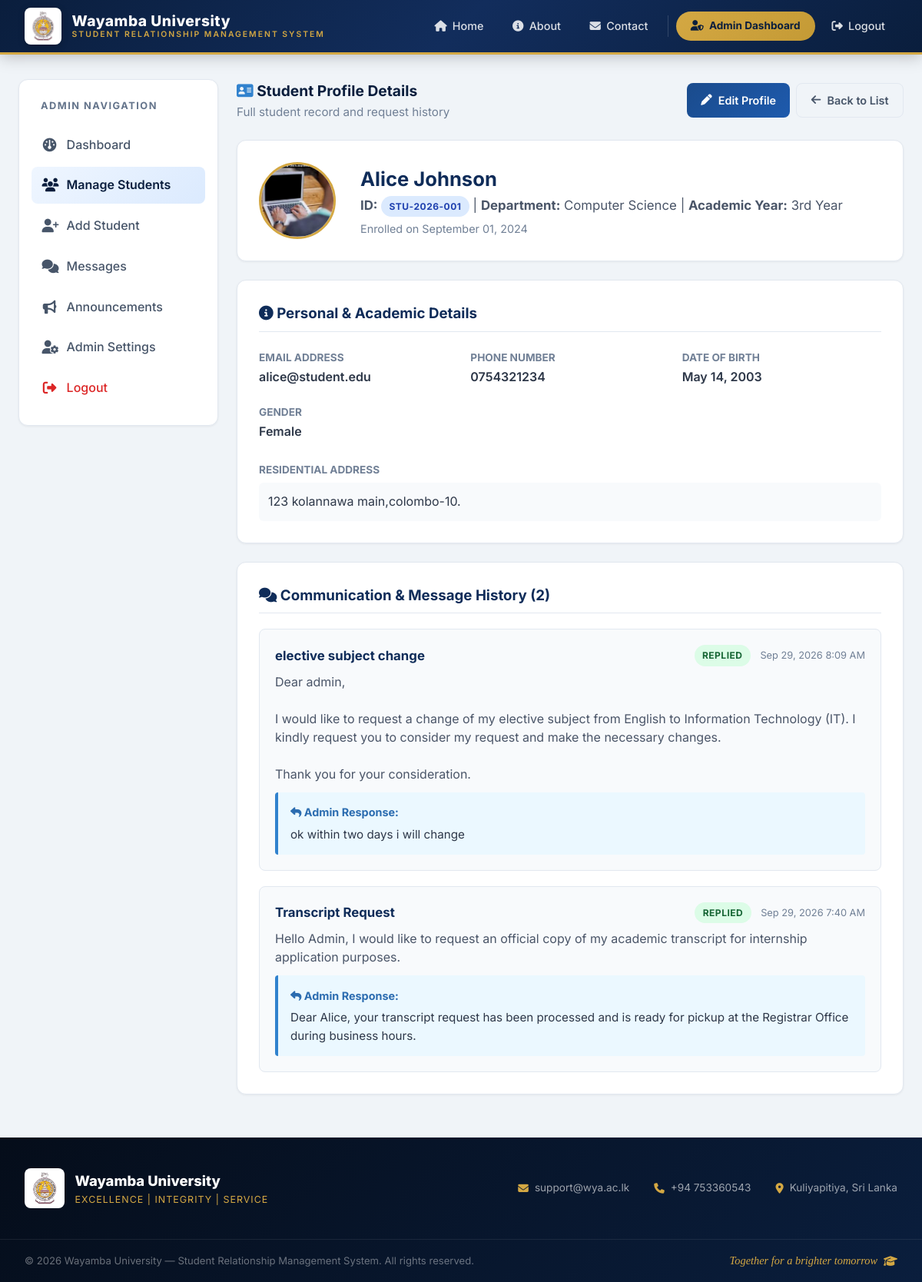
Screenshot of /admin/view_student.php?id=1 (signed in) with the database file from the repository.
### tables this page shows
CREATE TABLE `students` (
  `id` int(11) NOT NULL,
  `student_id` varchar(30) NOT NULL,
  `full_name` varchar(100) NOT NULL,
  `dob` date NOT NULL,
  `gender` enum('Male','Female','Other') NOT NULL,
  `email` varchar(100) NOT NULL,
  `phone` varchar(20) NOT NULL,
  `address` text NOT NULL,
  `department` varchar(100) NOT NULL,
  `academic_year` varchar(20) NOT NULL,
  `enrollment_date` date NOT NULL,
  `password` varchar(255) NOT NULL,
  `profile_image` varchar(255) DEFAULT NULL,
  `created_at` timestamp NOT NULL DEFAULT current_timestamp()
);

CREATE TABLE `messages` (
  `id` int(11) NOT NULL,
  `student_id` int(11) NOT NULL,
  `subject` varchar(255) NOT NULL,
  `message` text NOT NULL,
  `reply` text DEFAULT NULL,
  `status` enum('Pending','Replied') DEFAULT 'Pending',
  `created_at` timestamp NOT NULL DEFAULT current_timestamp()
);

### includes/auth.php (called while the page is built, shortened)
<?php
function isAdminLoggedIn() {
    return isset($_SESSION['admin_id']) && !empty($_SESSION['admin_id']);
}
?>

### config/database.php (called while the page is built, shortened)
<?php
function sanitize($data) {
    return htmlspecialchars(trim((string)$data), ENT_QUOTES, 'UTF-8');
}
?>

### admin/view_student.php (the view, shortened to what this page needs)
<?php
require_once __DIR__ . '/../config/database.php';
$student_id_param = (int)($_GET['id'] ?? 0);
$stmt = $pdo->prepare("SELECT * FROM students WHERE id = ? LIMIT 1");
$stmt->execute([$student_id_param]);
$student = $stmt->fetch();
$msgStmt = $pdo->prepare("SELECT * FROM messages WHERE student_id = ? ORDER BY created_at DESC");
$msgStmt->execute([$student_id_param]);
$messages = $msgStmt->fetchAll();
require_once __DIR__ . '/../includes/header.php';
?>
<div class="dashboard-layout">
    <div class="sidebar">
        <div class="sidebar-title">Admin Navigation</div>
        <ul class="sidebar-menu">
            <li><a href="dashboard.php"><i class="fa-solid fa-gauge"></i> Dashboard</a></li>
            <li><a href="students.php" class="active"><i class="fa-solid fa-users"></i> Manage Students</a></li>
            <li><a href="add_student.php"><i class="fa-solid fa-user-plus"></i> Add Student</a></li>
            <li><a href="messages.php"><i class="fa-solid fa-comments"></i> Messages</a></li>
            <li><a href="announcements.php"><i class="fa-solid fa-bullhorn"></i> Announcements</a></li>
            <li><a href="profile.php"><i class="fa-solid fa-user-gear"></i> Admin Settings</a></li>
            <li><a href="logout.php" style="color: var(--danger);"><i class="fa-solid fa-right-from-bracket"></i> Logout</a></li>
        </ul>
    </div>
    <div>
        <div class="card-header" style="border: none; padding-bottom: 0; margin-bottom: 1.5rem;">
            <div>
                <h2><i class="fa-solid fa-address-card" style="color: #3182ce;"></i> Student Profile Details</h2>
                <p style="color: #718096; font-size: 0.95rem;">Full student record and request history</p>
            </div>
            <div style="display: flex; gap: 0.5rem;">
                <a href="edit_student.php?id=<?php echo $student['id']; ?>" class="btn btn-secondary"><i class="fa-solid fa-pen"></i> Edit Profile</a>
                <a href="students.php" class="btn btn-outline"><i class="fa-solid fa-arrow-left"></i> Back to List</a>
            </div>
        </div>
        <div class="card" style="display: flex; gap: 2rem; align-items: center; flex-wrap: wrap;">
            <?php if (!empty($student['profile_image']) && file_exists('../assets/uploads/' . $student['profile_image'])): ?>
                <img src="../assets/uploads/<?php echo sanitize($student['profile_image']); ?>" alt="Profile Avatar" class="profile-avatar">
            <?php else: ?>
                <div class="profile-default-avatar">
                    <?php echo strtoupper(substr($student['full_name'], 0, 1)); ?>
                </div>
            <?php endif; ?>
            <div>
                <h2 style="color: #0f2c59; font-size: 1.6rem;"><?php echo sanitize($student['full_name']); ?></h2>
                <p style="color: #4a5568; font-size: 1.05rem;">
                    <strong>ID:</strong> <span class="badge badge-info"><?php echo sanitize($student['student_id']); ?></span> |
                    <strong>Department:</strong> <?php echo sanitize($student['department']); ?> |
                    <strong>Academic Year:</strong> <?php echo sanitize($student['academic_year']); ?>
                </p>
                <p style="color: #718096; font-size: 0.9rem; margin-top: 0.25rem;">
                    Enrolled on <?php echo date('F d, Y', strtotime($student['enrollment_date'])); ?>
                </p>
            </div>
        </div>
        <div class="card">
            <h3 style="color: #0f2c59; margin-bottom: 1.25rem; border-bottom: 1px solid #e2e8f0; padding-bottom: 0.5rem;">
                <i class="fa-solid fa-circle-info"></i> Personal & Academic Details
            </h3>
            <div class="form-row" style="row-gap: 1.25rem;">
                <div>
                    <strong style="color: #718096; font-size: 0.85rem; text-transform: uppercase;">Email Address</strong>
                    <div style="font-size: 1rem; color: #2d3748; font-weight: 600;"><?php echo sanitize($student['email']); ?></div>
                </div>
                <div>
                    <strong style="color: #718096; font-size: 0.85rem; text-transform: uppercase;">Phone Number</strong>
                    <div style="font-size: 1rem; color: #2d3748; font-weight: 600;"><?php echo sanitize($student['phone']); ?></div>
                </div>
                <div>
                    <strong style="color: #718096; font-size: 0.85rem; text-transform: uppercase;">Date of Birth</strong>
                    <div style="font-size: 1rem; color: #2d3748; font-weight: 600;"><?php echo date('M d, Y', strtotime($student['dob'])); ?></div>
                </div>
                <div>
                    <strong style="color: #718096; font-size: 0.85rem; text-transform: uppercase;">Gender</strong>
                    <div style="font-size: 1rem; color: #2d3748; font-weight: 600;"><?php echo sanitize($student['gender']); ?></div>
                </div>
            </div>
            <div style="margin-top: 1.5rem;">
                <strong style="color: #718096; font-size: 0.85rem; text-transform: uppercase;">Residential Address</strong>
                <div style="font-size: 1rem; color: #2d3748; background: #f8fafc; padding: 0.75rem; border-radius: 6px; margin-top: 0.25rem;">
                    <?php echo nl2br(sanitize($student['address'])); ?>
                </div>
            </div>
        </div>
        <div class="card">
            <h3 style="color: #0f2c59; margin-bottom: 1.25rem; border-bottom: 1px solid #e2e8f0; padding-bottom: 0.5rem;">
                <i class="fa-solid fa-comments"></i> Communication & Message History (<?php echo count($messages); ?>)
            </h3>
            <?php if (!empty($messages)): ?>
                <div style="display: flex; flex-direction: column; gap: 1.25rem;">
                    <?php foreach ($messages as $msg): ?>
                        <div style="background: #f8fafc; border: 1px solid #e2e8f0; border-radius: 8px; padding: 1.25rem;">
                            <div style="display: flex; justify-content: space-between; align-items: center; margin-bottom: 0.5rem;">
                                <h4 style="color: #0f2c59; font-size: 1.05rem;"><?php echo sanitize($msg['subject']); ?></h4>
                                <div>
                                    <?php if ($msg['status'] === 'Replied'): ?>
                                        <span class="badge badge-success">Replied</span>
                                    <?php else: ?>
                                        <span class="badge badge-warning">Pending Reply</span>
                                    <?php endif; ?>
                                    <span style="font-size: 0.8rem; color: #718096; margin-left: 0.5rem;"><?php echo date('M d, Y g:i A', strtotime($msg['created_at'])); ?></span>
                                </div>
                            </div>
                            <p style="color: #4a5568; margin-bottom: 0.75rem; line-height: 1.5;"><?php echo nl2br(sanitize($msg['message'])); ?></p>
                            <?php if (!empty($msg['reply'])): ?>
                                <div style="background: #ebf8ff; border-left: 4px solid #3182ce; padding: 0.85rem 1rem; border-radius: 4px; margin-top: 0.5rem;">
                                    <strong style="color: #2b6cb0; font-size: 0.9rem;"><i class="fa-solid fa-reply"></i> Admin Response:</strong>
                                    <p style="color: #2d3748; margin-top: 0.25rem; font-size: 0.95rem;"><?php echo nl2br(sanitize($msg['reply'])); ?></p>
                                </div>
                            <?php else: ?>
                                <a href="messages.php?reply_id=<?php echo $msg['id']; ?>" class="btn btn-secondary btn-sm" style="margin-top: 0.5rem;">
                                    <i class="fa-solid fa-reply"></i> Send Reply
                                </a>
                            <?php endif; ?>
                        </div>
                    <?php endforeach; ?>
                </div>
            <?php else: ?>
                <p style="color: #718096;">No messages sent by this student yet.</p>
            <?php endif; ?>
        </div>
    </div>
</div>
<?php require_once __DIR__ . '/../includes/footer.php'; ?>

### includes/header.php (shortened to what this page needs)
<?php
require_once __DIR__ . '/auth.php';
$base_url = (strpos($_SERVER['REQUEST_URI'], '/admin/') !== false || strpos($_SERVER['REQUEST_URI'], '/student/') !== false) ? '../' : '';
?>
<!DOCTYPE html>
<html lang="en">
<head>
    <link rel="stylesheet" href="<?php echo $base_url; ?>assets/css/style.css">
    <link rel="stylesheet" href="https://cdnjs.cloudflare.com/ajax/libs/font-awesome/6.4.0/css/all.min.css">
</head>
<body>
    <nav class="navbar">
        <div class="navbar-container">
            <a href="<?php echo $base_url; ?>index.php" class="navbar-brand">
                <img src="<?php echo $base_url; ?>assets/images/logo.png" alt="Wayamba University Logo">
                <div class="navbar-brand-text">
                    <span class="navbar-brand-title">Wayamba University</span>
                    <span class="navbar-brand-sub">Student Relationship Management System</span>
                </div>
            </a>
            <ul class="navbar-nav">
                <li><a href="<?php echo $base_url; ?>index.php"><i class="fa-solid fa-house"></i> Home</a></li>
                <li><a href="<?php echo $base_url; ?>about.php"><i class="fa-solid fa-circle-info"></i> About</a></li>
                <li><a href="<?php echo $base_url; ?>contact.php"><i class="fa-solid fa-envelope"></i> Contact</a></li>
                <li><div class="nav-divider"></div></li>
                <?php if (isAdminLoggedIn()): ?>
                    <li><a href="<?php echo $base_url; ?>admin/dashboard.php" class="btn-nav"><i class="fa-solid fa-user-shield"></i> Admin Dashboard</a></li>
                    <li><a href="<?php echo $base_url; ?>admin/logout.php"><i class="fa-solid fa-right-from-bracket"></i> Logout</a></li>
                <?php elseif (isStudentLoggedIn()): ?>
                    <li><a href="<?php echo $base_url; ?>student/dashboard.php" class="btn-nav"><i class="fa-solid fa-user-graduate"></i> Student Portal</a></li>
                    <li><a href="<?php echo $base_url; ?>student/logout.php"><i class="fa-solid fa-right-from-bracket"></i> Logout</a></li>
                <?php endif; ?>
            </ul>
        </div>
    </nav>

### includes/footer.php (shortened to what this page needs)
    <footer class="footer">
        <div class="footer-main">
            <div class="footer-brand">
                <img src="<?php echo $base_url; ?>assets/images/logo.png" alt="Wayamba University">
                <div class="footer-brand-text">
                    <div class="footer-title">Wayamba University</div>
                    <div class="footer-tagline">Excellence | Integrity | Service</div>
                </div>
            </div>
            <div class="footer-info">
                <div class="footer-info-item">
                    <i class="fa-solid fa-envelope"></i> support@wya.ac.lk
                </div>
                <div class="footer-info-item">
                    <i class="fa-solid fa-phone"></i> +94 753360543
                </div>
                <div class="footer-info-item">
                    <i class="fa-solid fa-location-dot"></i> Kuliyapitiya, Sri Lanka
                </div>
            </div>
        </div>
        <div class="footer-bottom">
            <span>&copy; <?php echo date('Y'); ?> Wayamba University — Student Relationship Management System. All rights reserved.</span>
            <span class="footer-motto">Together for a brighter tomorrow <i class="fa-solid fa-graduation-cap"></i></span>
        </div>
    </footer>
</body>
</html>

### rows the page displays
students: profile_image (picture), full_name "Alice Johnson", student "STU-2026-001", department "Computer Science", academic_year "3rd Year", enrollment_date "September 01, 2024", email "alice@student.edu", phone "0754321234", dob "May 14, 2003", gender "Female", address "123 kolannawa main,colombo-10."
messages: subject "elective subject change", status "REPLIED", created_at "Sep 29, 2026 8:09 AM", message "Dear admin, I would like to request a change of my elective subject from English to Information Technology (IT). I kindly request you to consider my request and make the necessary changes. Thank you for your consideration.", reply "ok within two days i will change"
messages: subject "Transcript Request", status "REPLIED", created_at "Sep 29, 2026 7:40 AM", message "Hello Admin, I would like to request an official copy of my academic transcript for internship application purposes.", reply "Dear Alice, your transcript request has been processed and is ready for pickup at the Registrar Office during business hours."

### other values shown
count($messages) "2"
